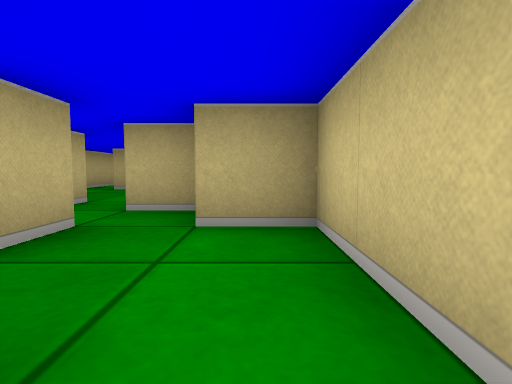
[1] (above)

16 first-person views from a walk through a cub3D level. The camera is about half as high as the walls, tilts 4° down and sees 80° across. The floor is counted in squares. Each view is taken from the middle of a square. On the plan, view 1 faces up. The plan holds only what a view shows up to about 9 squares ahead; the rest is blank.

[2]
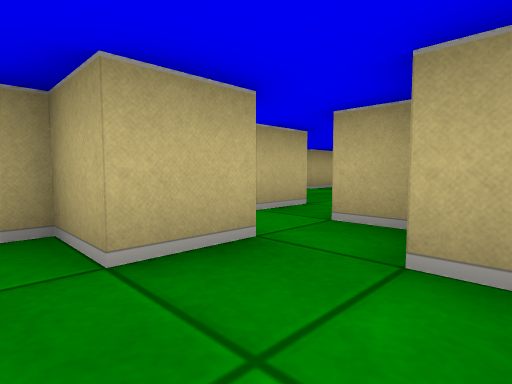

[3]
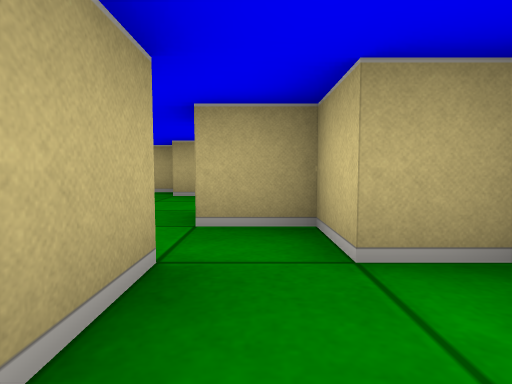

[4]
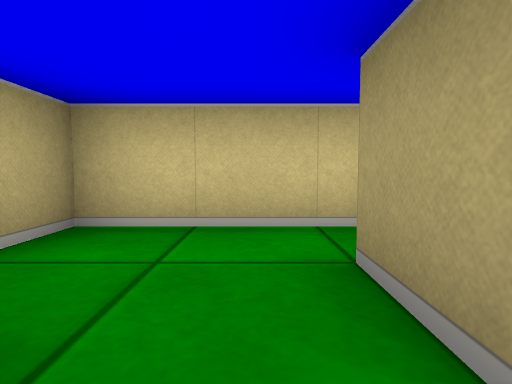

[5]
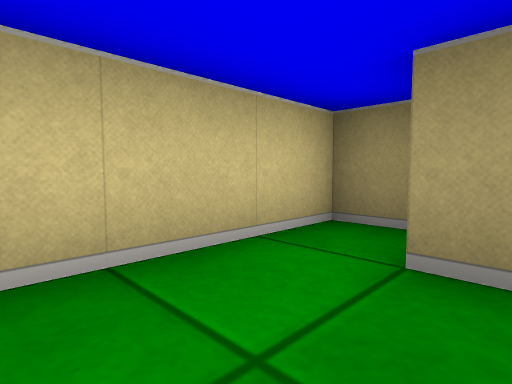

[6]
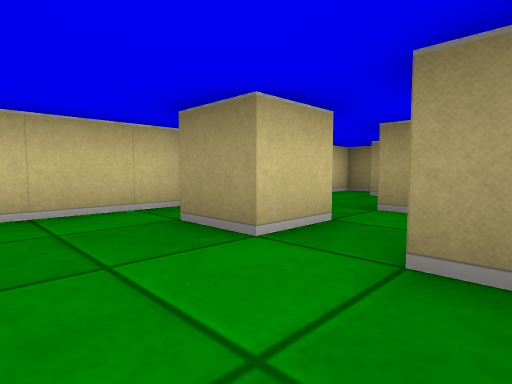

[7]
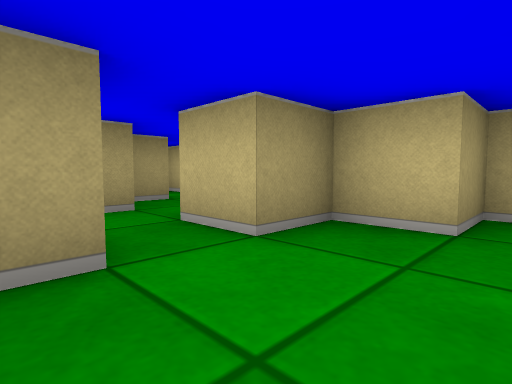

[8]
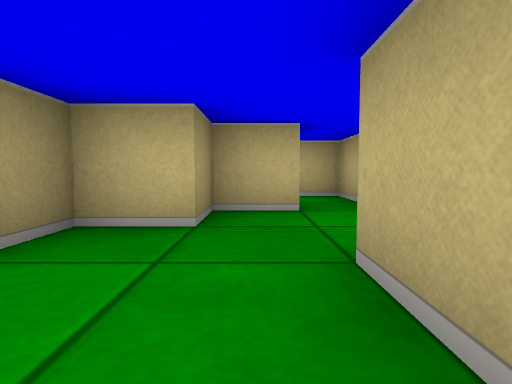

[9]
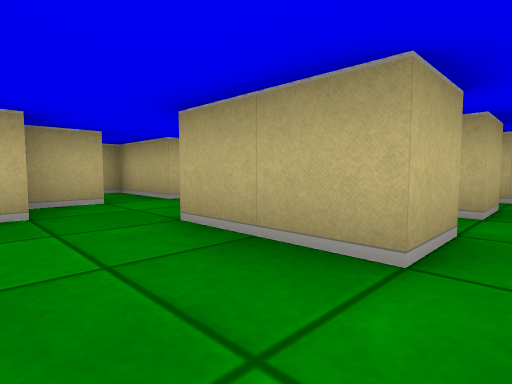

[10]
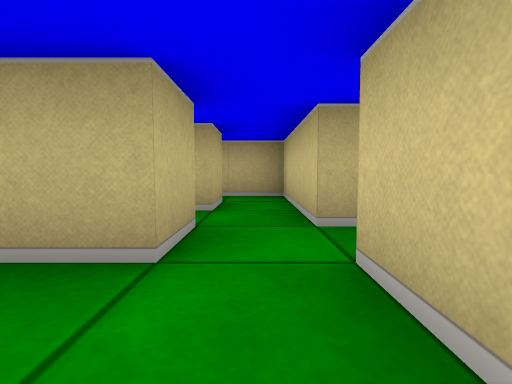

[11]
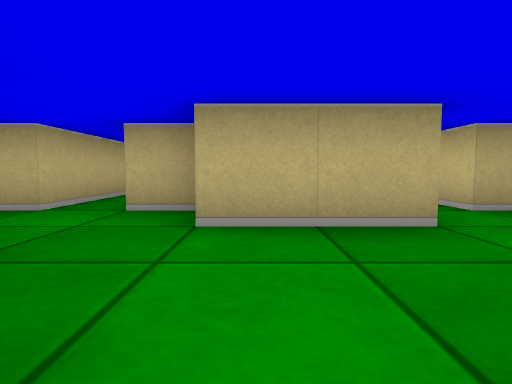

[12]
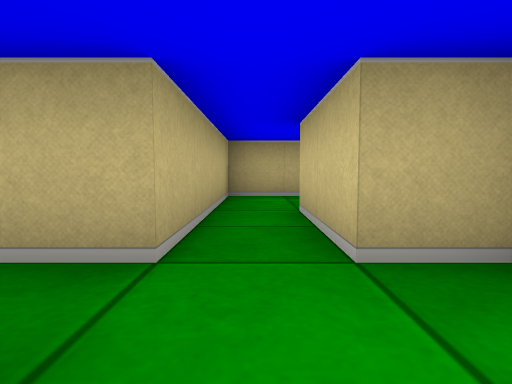

[13]
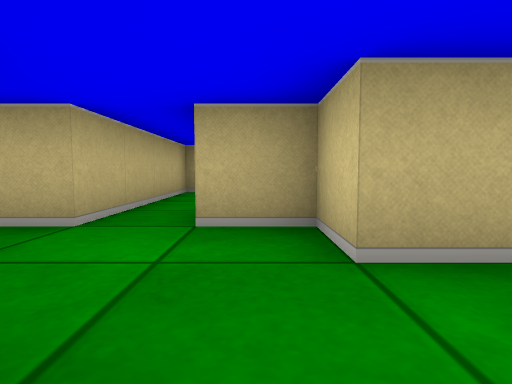

[14]
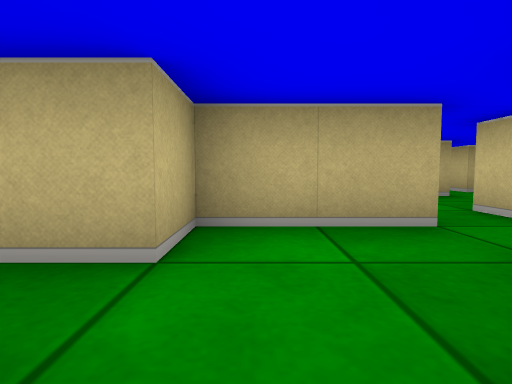

[15]
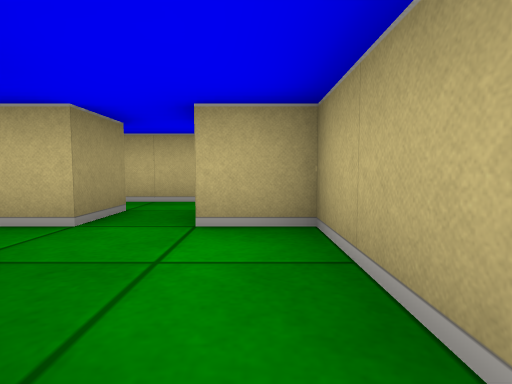

[16]
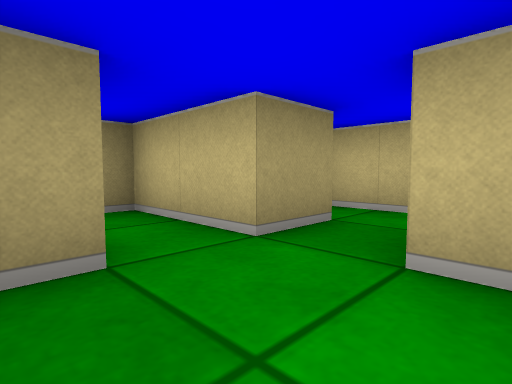

### Floor plan
Ten units are one square. View 1 is at (0, 0); x grows to the right and y downward. Boxes are objects, and circles mark ways between rooms. Rooms are numbered by the first view taken in them; rooms with no view inside come last. Other rooms are left out.
<svg viewBox="-61 -120 76 130">
<path fill="none" stroke="#000" d="M-15 -5 -5 -5M-15 -25 -15 -15 -25 -15 -25 -11M-2 5 5 5 5 -25 -5 -25M-45 -15 -45 5 -41 5M-5 -35 -15 -35M-35 -55 -35 -45 -25 -45M-25 -75 -35 -75M-15 -65 -25 -65M5 -75 5 -105 -6 -105M-5 -76 -5 -65 -15 -65M-5 -96 -5 -85M-15 -45 -5 -45M5 -39 5 -65M-15 -35 -15 -45M-26 -25 -15 -25M-25 -45 -25 -35 -35 -35M-5 -25 -5 -35M-36 -15 -29 -15M-35 -75 -35 -95M-45 -66 -45 -55 -35 -55M-31 -115 -45 -115 -45 -75 -55 -75M-25 -65 -25 -75M-35 -35 -45 -35 -45 -25 -54 -25M-56 -15 -45 -15"/>
<circle cx="-40" cy="-10" r="3" fill="#2a7"/>
<circle cx="-10" cy="-55" r="3" fill="#2a7"/>
<circle cx="-20" cy="-40" r="3" fill="#2a7"/>
<circle cx="-30" cy="-60" r="3" fill="#2a7"/>
<circle cx="-30" cy="-30" r="3" fill="#2a7"/>
<text x="-20" y="-10">1</text>
<text x="-30" y="-60">2</text>
<text x="0" y="-70">3</text>
<text x="-20" y="-30">4</text>
<text x="-40" y="-90">5</text>
<text x="-40" y="-20">6</text>
</svg>
Room 1 opens to room 6. Room 2 opens to room 3. Room 2 opens to room 4. Room 2 opens to room 5. Room 4 opens to room 6.

Where each view was taken, in squares from view 1:
view 1: 0 up, 0 right, facing up
view 2: 1 up, 0 right, facing up-left
view 3: 1 up, 1 left, facing up
view 4: 1 up, 2 left, facing right
view 5: 2 up, 1 left, facing down-right
view 6: 6 up, 3 left, facing down-right
view 7: 6 up, 1 left, facing down-left
view 8: 6 up, 1 left, facing left
view 9: 5 up, 0 right, facing up-left
view 10: 5 up, 0 right, facing up
view 11: 4 up, 2 left, facing up
view 12: 6 up, 4 left, facing up
view 13: 5 up, 3 left, facing up
view 14: 1 up, 4 left, facing up
view 15: 3 up, 2 left, facing left
view 16: 3 up, 3 left, facing down-left
